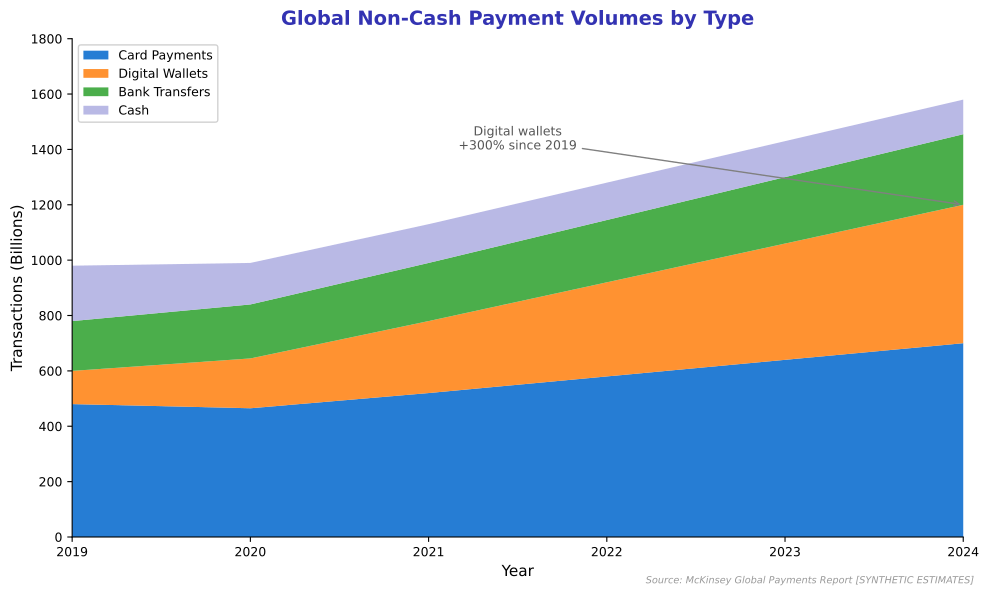

The Python source for this figure:
"""
Global Payment Volumes by Type
Shows transaction volumes for different payment methods

Output: payment_volumes.pdf
Module: module_04_traditional
Lesson: 39 - Payment Rails
"""

from pathlib import Path
import matplotlib.pyplot as plt
import numpy as np

plt.rcParams.update({
    'font.size': 10,
    'axes.labelsize': 10,
    'axes.titlesize': 11,
    'xtick.labelsize': 9,
    'ytick.labelsize': 9,
    'legend.fontsize': 9,
    'figure.figsize': (10, 6),
    'figure.dpi': 150
})

MLPURPLE = '#3333B2'
MLBLUE = '#0066CC'
MLORANGE = '#FF7F0E'
MLGREEN = '#2CA02C'
MLRED = '#D62728'
MLLAVENDER = '#ADADE0'

def create_chart():
    fig, ax = plt.subplots(figsize=(10, 6))

    years = [2019, 2020, 2021, 2022, 2023, 2024]

    # Payment volumes in trillions of transactions
    card_payments = [480, 465, 520, 580, 640, 700]
    digital_wallets = [120, 180, 260, 340, 420, 500]
    bank_transfers = [180, 195, 210, 225, 240, 255]
    cash = [200, 150, 140, 135, 130, 125]

    ax.stackplot(years, card_payments, digital_wallets, bank_transfers, cash,
                 labels=['Card Payments', 'Digital Wallets', 'Bank Transfers', 'Cash'],
                 colors=[MLBLUE, MLORANGE, MLGREEN, MLLAVENDER], alpha=0.85)

    ax.set_xlabel('Year', fontsize=11)
    ax.set_ylabel('Transactions (Billions)', fontsize=11)
    ax.set_title('Global Non-Cash Payment Volumes by Type', fontsize=14,
                 fontweight='bold', color=MLPURPLE, pad=10)

    ax.legend(loc='upper left', framealpha=0.9)
    ax.set_xlim(2019, 2024)
    ax.set_ylim(0, 1800)

    # Add growth annotation
    ax.annotate('Digital wallets\n+300% since 2019', xy=(2024, 1200), xytext=(2021.5, 1400),
                fontsize=9, arrowprops=dict(arrowstyle='->', color='gray'),
                color='#555555', ha='center')

    # Remove top and right spines
    ax.spines['top'].set_visible(False)
    ax.spines['right'].set_visible(False)

    fig.text(0.98, 0.02, 'Source: McKinsey Global Payments Report [SYNTHETIC ESTIMATES]',
             fontsize=7, color='#999999', ha='right', style='italic')

    plt.tight_layout()

    output_path = Path(__file__).parent / 'payment_volumes.pdf'
    plt.savefig(output_path, format='pdf', dpi=300, bbox_inches='tight')
    plt.close()
    print(f"Chart saved to: {output_path}")
    return output_path

if __name__ == '__main__':
    create_chart()
